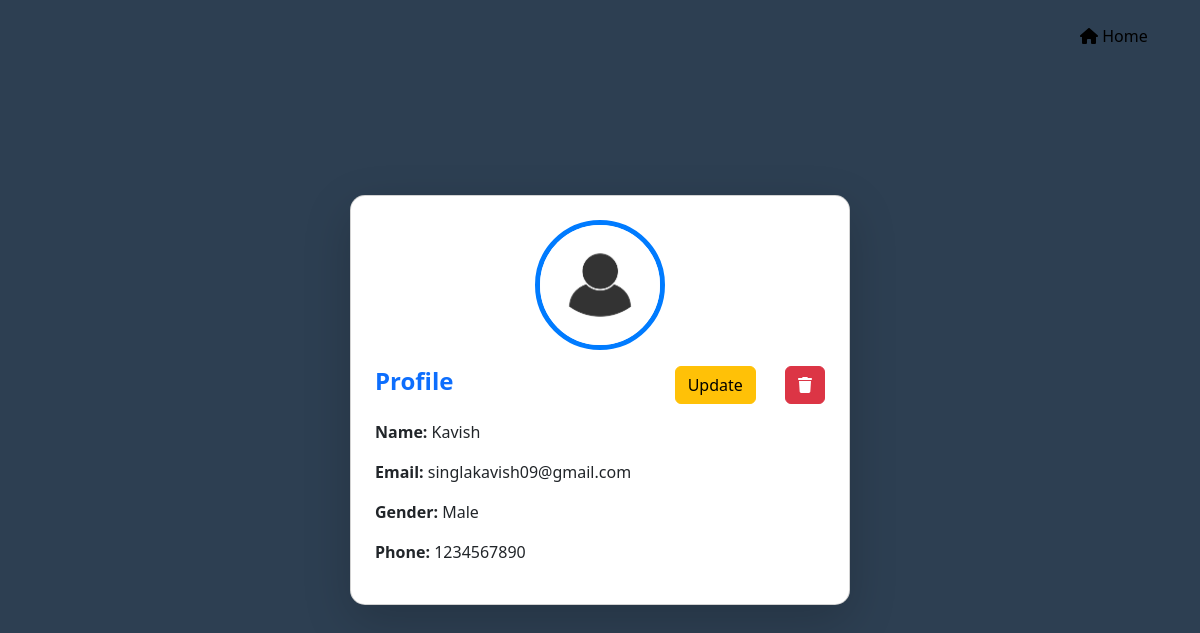
The app's page /profile (signed in) with its own data.
### app.py (models this page shows, shortened)
class User(db.Model, UserMixin):
    __tablename__ = "user"
    id = db.Column(db.Integer, primary_key=True)
    name = db.Column(db.String(100), nullable=False)
    email = db.Column(db.String(100), nullable=False, unique=True)
    password_hash = db.Column(db.String(100), nullable=False)
    mobile = db.Column(db.String(15), nullable=False)
    gender = db.Column(db.String(50), nullable=False)

### app.py (the view)
@app.route("/profile")
@login_required
def profile():
    return render_template("profile.html",user = current_user)

### app.py (called while the page is built)
@login_manager.user_loader
def load_user(user_id):
    return db.session.get(User, int(user_id))

### templates/profile.html (shortened to what this page needs)
<!DOCTYPE html>
<html lang="en">
<head>
    <link href="https://cdn.jsdelivr.net/npm/bootstrap@5.3.0/dist/css/bootstrap.min.css" rel="stylesheet">
    <link rel="stylesheet" href="https://cdnjs.cloudflare.com/ajax/libs/font-awesome/6.4.2/css/all.min.css">
</head>
<body>
    <div class="profile-home" style="text-align: right; margin-left: 90vw; margin-top: 3vh; position: absolute;">
    <a href="{{url_for('home')}}" style="text-decoration: none; color: black;"><i class="fa fa-home"></i>  Home</a>
    </div>
    <div class="container d-flex justify-content-center align-items-center vh-100">
        <div class="card shadow-lg p-4" style="width: 500px;">
            <div class="text-center mb-3">
                <img src="../static/accout.jpg" class="rounded-circle profile-img" alt="Profile Image">
            </div>
            <div class="d-flex justify-content-between align-items-center mb-3">
                <h4 class="fw-bold text-primary">Profile</h4>
                <a href="{{url_for('update', id= current_user.id)}}" class="btn btn-warning" style="margin-left: 16vw;">Update</a>
                <a href="{{url_for('delete', id= current_user.id)}}" class="btn btn-danger"  onclick="return confirm('Are you sure , to delete this profile ?')" > <i class="fa fa-trash"></i></a>
            </div>
            <div id="profileView">
                <p><strong>Name:</strong> <span id="name">{{ current_user.name }}</span></p>
                <p><strong>Email:</strong> <span id="email">{{ current_user.email }}</span></p>
                <p><strong>Gender:</strong> <span id="gender">{{ current_user.gender }}</span></p>
                <p><strong>Phone:</strong> <span id="phone">{{ current_user.mobile }}</span></p>
            </div>
</body>
</html>

### templates/profile.html (style rules this page uses)
body { background-color: #2D3F52; }
.card { border-radius: 15px; background: #fff; padding: 30px; box-shadow: 0px 4px 10px rgba(0, 0, 0, 0.2); }
.profile-img { width: 130px; height: 130px; border: 5px solid #007bff; transition: transform 0.3s ease-in-out; }

### records on screen
User: name "Kavish", email "singlakavish09@gmail.com", gender "Male", mobile "1234567890"
